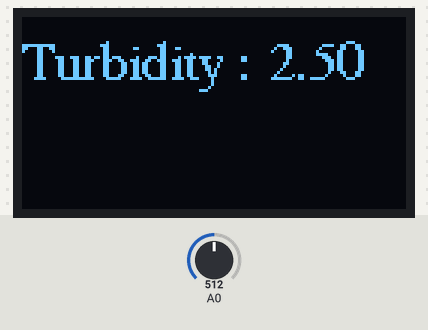
Bench run of a sketch on a simulated Arduino Uno, built with avr-gcc and run on an emulated ATmega328P. On the bench: 128×64 one-colour display. The inputs (shaded band) are chosen by the test bench; at power-on: A0 = 512. What the sketch prints to the serial monitor is not drawn.

Above: at 3.2 s.
3.3 s: A0 set to 525
At 4.3 s:
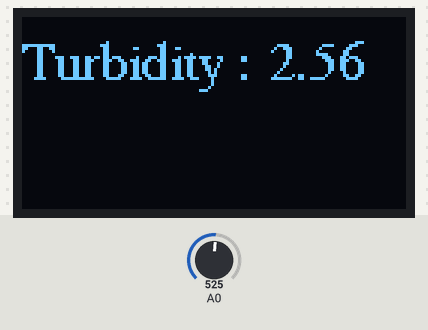
5.1 s: A0 set to 716
At 6.3 s:
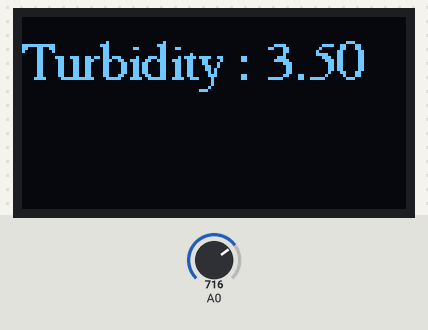
6.7 s: A0 set to 900
At 7.2 s:
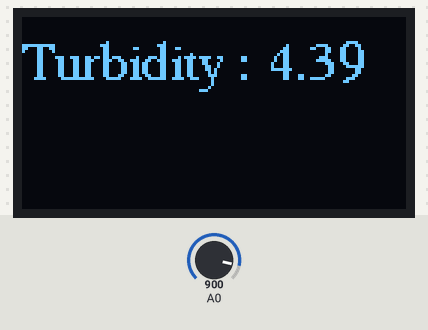
Timing chart, 0 to 9.7 s (numbered marks = the images above; inputs shaded):
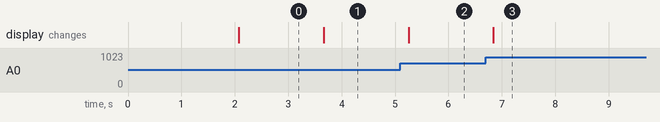

The sketch:

sketch_may12a.ino
```cpp
#include <Wire.h>
#include <Adafruit_GFX.h>
#include <Adafruit_SSD1306.h>
#include <Fonts/FreeSerif9pt7b.h>

#define SCREEN_WIDTH 128 // OLED display width, in pixels
#define SCREEN_HEIGHT 64 // OLED display height, in pixels

// Declaration for an SSD1306 display connected to I2C (SDA, SCL pins)
Adafruit_SSD1306 display(SCREEN_WIDTH, SCREEN_HEIGHT, &Wire, -1);


#include <DallasTemperature.h>
#include <OneWire.h>

#define ONE_WIRE_BUS 14                         //D3 pin of nodemcu

OneWire oneWire(ONE_WIRE_BUS);

DallasTemperature sensors(&oneWire);            // Pass the oneWire reference to Dallas Temperature.


void setup() {
  Serial.begin(115200);

  if(!display.begin(SSD1306_SWITCHCAPVCC, 0x3C)) {
    Serial.println("SSD1306 allocation failed");
    for(;;);
  }
  delay(2000);
  setu();
  /*
  display.setFont(&FreeSerif9pt7b);
  display.clearDisplay();
  display.setTextSize(1);
  display.setTextColor(WHITE);
  display.setCursor(0,20);
  display.println("Hello, Mudit");
  display.display();
  delay(2000);
  */
}
void loop() {
  display.setFont(&FreeSerif9pt7b);
  display.clearDisplay();
  display.setTextSize(1);
  display.setTextColor(WHITE);
  display.setCursor(0,20);

  /*
  display.println("Hello, Aditya");
  display.display();
  delay(2000);
  //display.clearDisplay();
  //display.setCursor(0,20);
  display.println("Hello, Aditya");
  Serial.println("rudra ");
  display.display();
  delay(2000);
  */


  /*
  sensors.requestTemperatures();                // Send the command to get temperatures
  Serial.println("Temperature is: ");
  Serial.println(sensors.getTempCByIndex(0));   // Why "byIndex"? You can have more than one IC on the same bus. 0 refers to the first IC on the wire

  Serial.println("Turbidity: ");

  Serial.println(voltage);
  display.clearDisplay();
  display.setCursor(0,20);
  display.print("Temp :") ;
  display.print(" ");
  display.println(sensors.getTempCByIndex(0));
  */

  int sensorValue = analogRead(A0);// read the input on analog pin A0:
  float voltage = sensorValue * (5.0 / 1024.0); // Convert the analog reading (which goes from 0 - 1023) to a voltage (0 - 5V):

  Serial.println(sensorValue);
  Serial.println(voltage);
  display.print("Turbidity :") ;
  display.print(" ");
  display.println(voltage);

  display.display();
  delay(500);


}


void setu()
{
  Serial.begin(9600);
  sensors.begin();
}
```

Measured:
- the behaviour switches between 513 and 514 on A0 (found by bisection; images 0 and 1)
- after the input at 3.3 s, the display: changes after 0.36 s (image 1)
- after the input at 5.1 s, the display: changes after 0.15 s (image 2)
- after the input at 6.7 s, the display: changes after 0.14 s (image 3)
